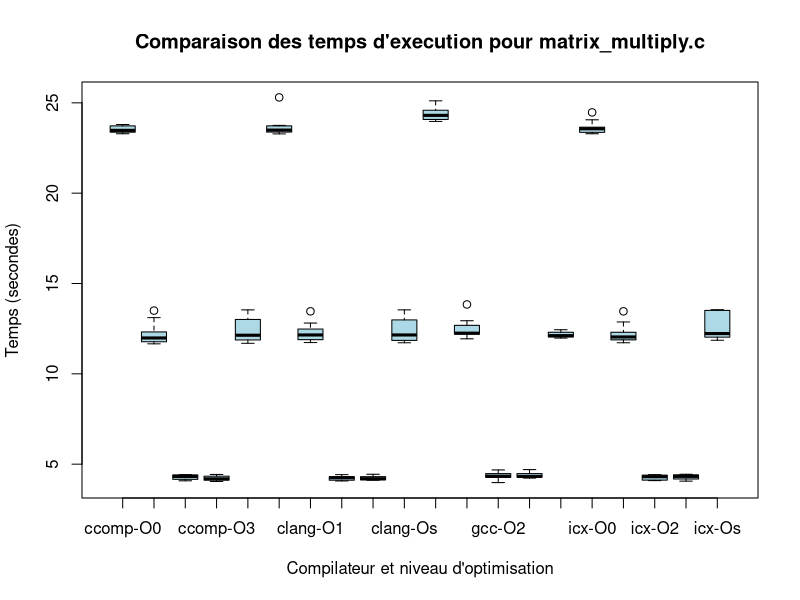

Write R code to recreate this figure.
data <- read.csv("time_data.csv")

boxplot(temps ~ compilation, data = data,
        main = "Comparaison des temps d'execution pour matrix_multiply.c",
        ylab = "Temps (secondes)",
        xlab = "Compilateur et niveau d'optimisation",
        col = "lightblue")

